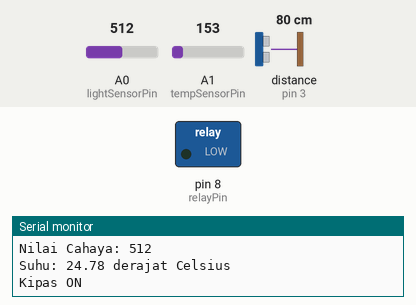
Simulated run of this sketch. Board: Arduino Uno, built with avr-gcc and run on an emulated ATmega328P. Shown: switched loads named in the sketch (green lamp = pin HIGH), the last lines printed to the serial monitor. Wiring (inferred from the names in the program): ultrasonic range finder: trigger pin 2; echo pin 3. The test bench sets the inputs (shaded band); at power-on: A1 (tempSensorPin) = 153, distance to the obstacle (sensor on pin 3) 80 cm, A0 (lightSensorPin) = 512. The echo pulse lasts 58.3 µs per cm; pins used as bus, display or sensor lines are not drawn.

Above: at 1.3 s.
1.4 s: A1 (tempSensorPin) set to 185
At 2.3 s:
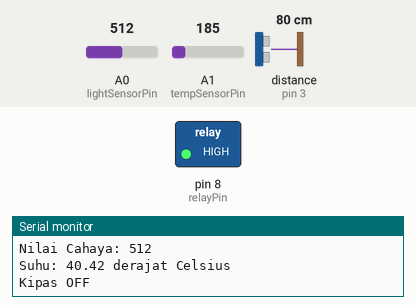
3.0 s: A1 (tempSensorPin) set to 165
At 3.7 s:
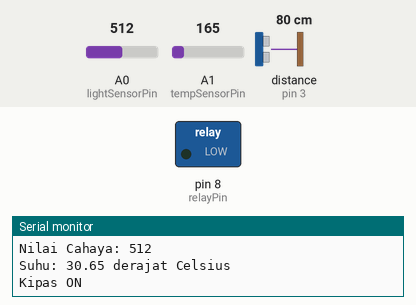
4.5 s: A1 (tempSensorPin) set to 175
At 5.0 s:
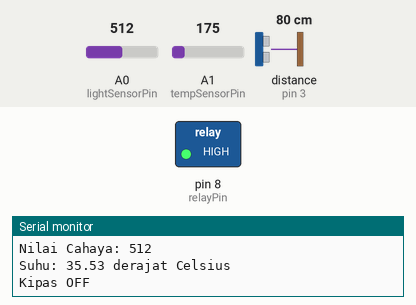
6.1 s: distance to the obstacle (sensor on pin 3) set to 2 cm
At 7.4 s:
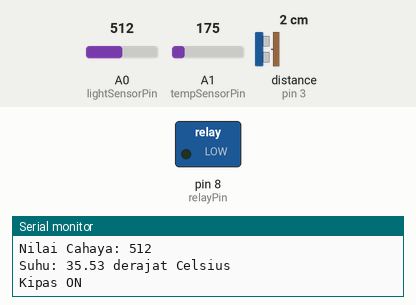
9.2 s: A0 (lightSensorPin) set to 107
10.7 s: A0 (lightSensorPin) set to 94
Timing chart, 0 to 13.7 s (numbered marks = the images above; inputs shaded):
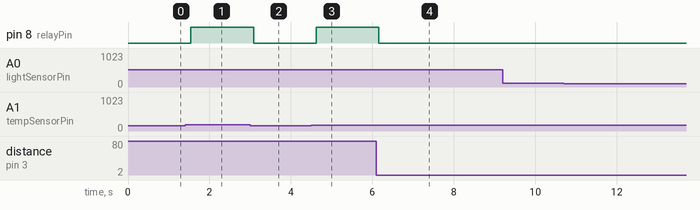

The sketch:

smartfan.ino
```cpp
const int trigPin = 2;     // Pin trigger sensor ultrasonik
const int echoPin = 3;     // Pin echo sensor ultrasonik
const int relayPin = 8;    // Pin output untuk mengontrol relay
const int lightSensorPin = A0;  // Pin analog untuk sensor cahaya
const int tempSensorPin = A1;   // Pin analog untuk sensor suhu

void setup() {
  pinMode(trigPin, OUTPUT);
  pinMode(echoPin, INPUT);
  pinMode(relayPin, OUTPUT);
  Serial.begin(9600);
}

void loop() {
  // Mengirimkan sinyal ultrasonik
  digitalWrite(trigPin, LOW);
  delayMicroseconds(2);
  digitalWrite(trigPin, HIGH);
  delayMicroseconds(10);
  digitalWrite(trigPin, LOW);

  // Menerima waktu pantulan ultrasonik
  long duration = pulseIn(echoPin, HIGH);

  // Menghitung jarak berdasarkan waktu pantulan
  // Kecepatan suara di udara adalah sekitar 343 meter/detik atau 0,0343 cm/mikrodetik
  int distance = duration * 0.0343 / 2;

  Serial.print("Jarak: ");
  Serial.print(distance);
  Serial.println(" cm");

  // Membaca nilai sensor cahaya
  int lightValue = analogRead(lightSensorPin);

  Serial.print("Nilai Cahaya: ");
  Serial.println(lightValue);

  // Membaca nilai sensor suhu
  int tempValue = analogRead(tempSensorPin);
  float temperature = (tempValue * 5.0 / 1023.0 - 0.5) * 100.0;

  Serial.print("Suhu: ");
  if (temperature < 10) {
    Serial.print("0");
  }
  Serial.print(temperature, 2);  // Tampilkan 2 digit desimal
  Serial.println(" derajat Celsius");

  // Memeriksa kondisi siang atau malam
  if (lightValue >= 500) {
    // Siang hari
    if (temperature > 33 && distance >= 5) {
      digitalWrite(relayPin, HIGH);  // Menghidupkan relay
      Serial.println("Kipas OFF");
    } else {
      digitalWrite(relayPin, LOW);   // Mematikan relay
      Serial.println("Kipas ON");
    }
  } else {
    // Malam hari
    if (temperature > 28 && distance >= 5) {
      digitalWrite(relayPin, HIGH);  // Menghidupkan relay
      Serial.println("Kipas OFF");
    } else {
      digitalWrite(relayPin, LOW);   // Mematikan relay
      Serial.println("Kipas ON");
    }
  }

  delay(500);  // Jeda antara pembacaan sensor
}
```

Measured:
- the behaviour switches between 169 and 170 on A1 (tempSensorPin) (found by bisection; images 0 and 1)
- after the input at 1.4 s, pin 8 (relayPin): LOW → HIGH after 0.14 s
- after the input at 3.0 s, pin 8 (relayPin): HIGH → LOW after 0.08 s
- after the input at 4.5 s, pin 8 (relayPin): LOW → HIGH after 0.12 s
- after the input at 6.1 s, pin 8 (relayPin): HIGH → LOW after 0.06 s
